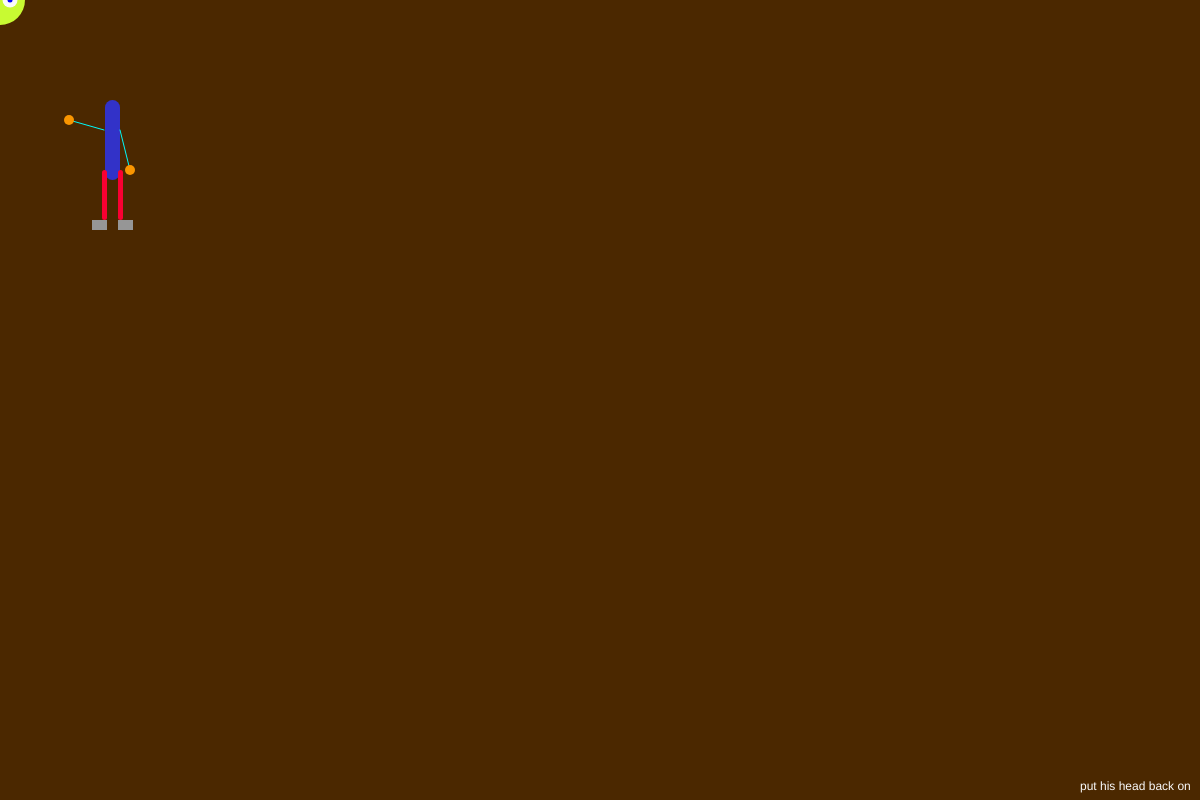
Frame 1 (no input)
Frame 60 (no input): identical to frame 1, image omitted
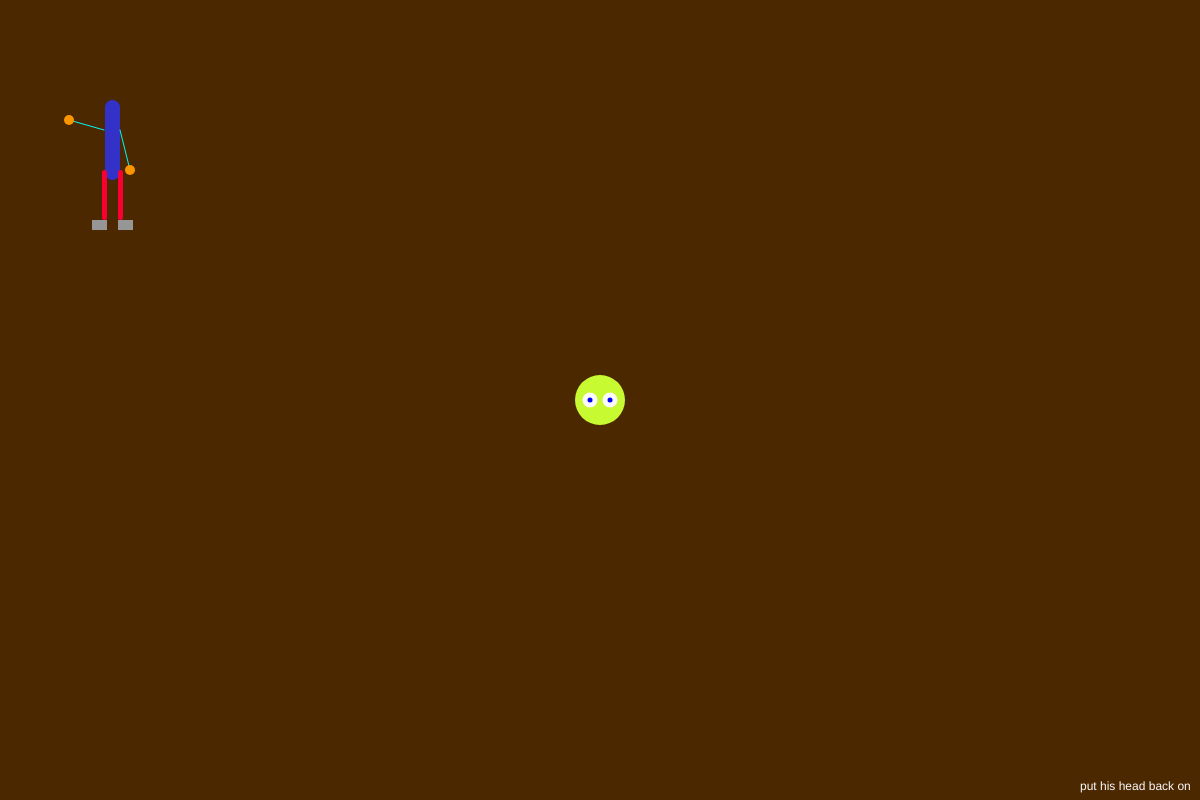
Frame 120 (the mouse pressed at the canvas centre since frame 60)

The p5.js sketch that drew these frames (run headless with seeded random() and noise() and a simulated clock; from frame 60 on, the mouse is pressed at the canvas centre):

// p5.js sketch
// ── sketch.js
function setup() {
  //create canvas
  createCanvas (1200,800);
}

function draw() {
  //background
  background (75,40,0);
  //body
  noStroke ();
  fill (50,50,200);
  rect (105,100,15,80,10);
  //legs
  fill (250,0,50);
  rect (118,170,5,50,15);
  rect (102,170,5,50,15);
  //feet
  fill (150);
  rect (118,220,15,10);
  rect (92,220,15,10);
  //arms
  fill (0);
  stroke (0,250,250);
  line (120,130,130,170);
  line (104,130,69,120);
  //hands
  noStroke ();
  fill (250,150,0);
  ellipse (130,170,10,10);
  ellipse (69,120,10,10);
  //head
  fill (200,250,50);
  ellipse (mouseX,mouseY,50,50);
  //eyes
  fill (250);
  ellipse (mouseX-10,mouseY,15,15);
  ellipse (mouseX+10,mouseY,15,15);
  fill (0,0,250);
  ellipse (mouseX-10,mouseY,5,5);
  ellipse (mouseX+10,mouseY,5,5);
  //text
  fill (250);
  noStroke ();
  text ("put his head back on",1080,790);
  //lock in head
  if (mouseY>97){
    if (mouseY<103) {
      if (mouseX>109) {
        if (mouseX<115) {
         fill (75,40,0);
         noStroke ();
         rect (1080,770,135,25)
         fill (250);
         text ("Thank you for putting my head back on!",10,50);
         noLoop();
        }
      }
    }
  }
}
